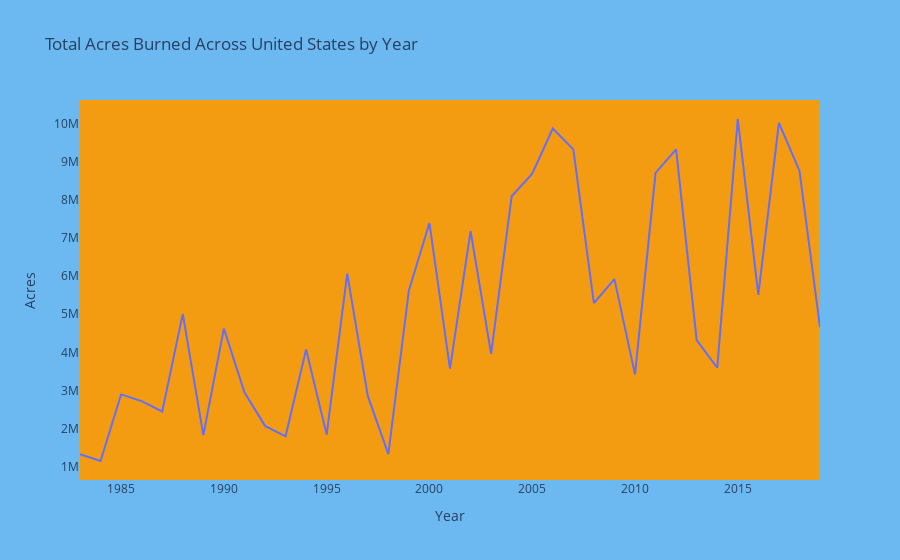

Write notebook code for a chart like this one.
### Code cell
title = 'Total Acres Burned Across United States by Year'
fig = px.line(df, x='Year', y='Acres', title=title)
fig.update_layout(
    paper_bgcolor='rgba(107, 185, 240, 1)',
    plot_bgcolor='rgba(243, 156, 18, 1)',
    xaxis_showgrid=False,
    yaxis_showgrid=False,
    hovermode="x unified"
)
fig.show()

### Figure 1 — Plotly figure (JSON) as saved in the notebook; plotly's stock layout.template omitted (floating-point values rounded to 4 significant figures)
{"data": [{"hovertemplate": "Year=%{x}<br>Acres=%{y}<extra></extra>", "legendgroup": "", "line": {"color": "#636efa", "dash": "solid"}, "mode": "lines", "name": "", "orientation": "v", "showlegend": false, "type": "scatter", "x": [2019, 2018, 2017, 2016, 2015, 2014, 2013, 2012, 2011, 2010, 2009, 2008, 2007, 2006, 2005, 2004, 2003, 2002, 2001, 2000, 1999, 1998, 1997, 1996, 1995, 1994, 1993, 1992, 1991, 1990, 1989, 1988, 1987, 1986, 1985, 1984, 1983], "xaxis": "x", "y": [4664364, 8767492, 10026086, 5509995, 10125149, 3595613, 4319546, 9326238, 8711367, 3422724, 5921786, 5292468, 9328045, 9873745, 8689389, 8097880, 3960842, 7184712, 3570911, 7393493, 5626093, 1329704, 2856959, 6065998, 1840546, 4073579, 1797574, 2069929, 2953578, 4621621, 1827310, 5009290, 2447296, 2719162, 2896147, 1148409, 1323666], "yaxis": "y"}], "layout": {"hovermode": "x unified", "legend": {"tracegroupgap": 0}, "paper_bgcolor": "rgba(107, 185, 240, 1)", "plot_bgcolor": "rgba(243, 156, 18, 1)", "title": {"text": "Total Acres Burned Across United States by Year"}, "xaxis": {"anchor": "y", "domain": [0, 1], "showgrid": false, "title": {"text": "Year"}}, "yaxis": {"anchor": "x", "domain": [0, 1], "showgrid": false, "title": {"text": "Acres"}}}}
